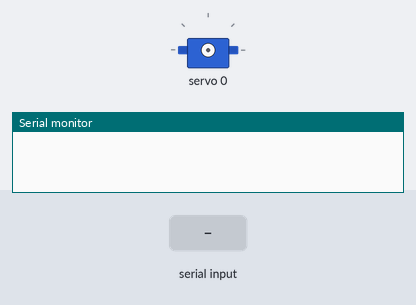
Simulated run of this sketch. Board: Arduino Uno, built with avr-gcc and run on an emulated ATmega328P. Shown: servo, the last lines printed to the serial monitor. Inputs (shaded band) come from the test bench.

Above: at 1.2 s.
1.3 s: "90,45\n" received over Serial
At 2.2 s:
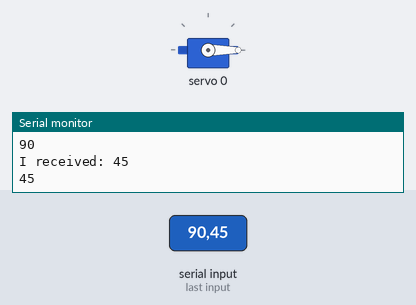
2.8 s: "200\n" received over Serial
At 4.0 s:
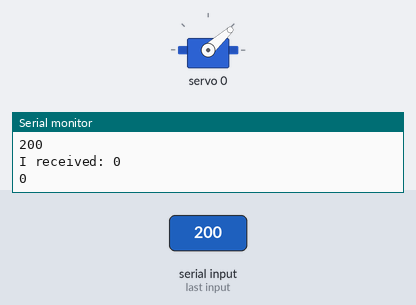
4.3 s: "90\n" received over Serial
At 5.4 s:
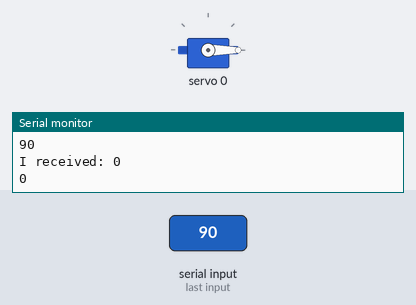
Timing chart, 0 to 7.3 s (numbered marks = the images above; inputs shaded):
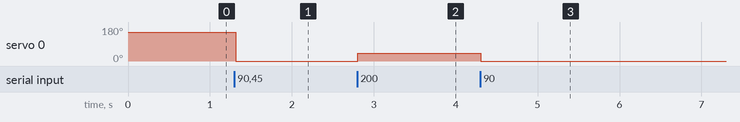

The sketch:

test_motor_pwm.ino
```cpp
#include <Wire.h>
#include <Adafruit_PWMServoDriver.h>
// called this way, it uses the default address 0x40
Adafruit_PWMServoDriver pwm = Adafruit_PWMServoDriver();
#define SERVOMIN  250 // this is the 'minimum' pulse length count (out of 4096)
#define SERVOMAX  430 // this is the 'maximum' pulse length count (out of 4096)
uint16_t incomingByte = SERVOMIN;
uint8_t initFlag = 0;
void setup() {
  Serial.begin(9600);
  pwm.begin();
  pwm.setPWMFreq(50);
  yield();
}
void initRotor() {
    pwm.setPWM(0, 0, SERVOMAX);
    delay(2);
    pwm.setPWM(0, 0, SERVOMIN);
    delay(2);
    pwm.setPWM(0, 0, SERVOMAX);
    delay(2);
    pwm.setPWM(0, 0, SERVOMIN);
    delay(2);
    initFlag = 1;
}
void loop() {
    if (Serial.available() > 0) {
      if(initFlag == 0){
        initRotor();
      }
      incomingByte = Serial.parseInt();
      Serial.print("I received: ");
      Serial.println(incomingByte, DEC);
      pwm.setPWM(0, 0, incomingByte);
      Serial.println(incomingByte);
      delay(2);
    }
}
```

Measured:
- after the input at 1.3 s, servo 0: 151° → 0° at once
- after the input at 2.8 s, servo 0: 0° → 42° at once
- after the input at 4.3 s, servo 0: 42° → 0° at once
